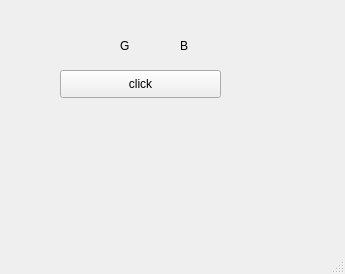
<?xml version="1.0" encoding="UTF-8"?>
<ui version="4.0">
 <class>MainWindow</class>
 <widget class="QMainWindow" name="MainWindow">
  <property name="geometry">
   <rect>
    <x>0</x>
    <y>0</y>
    <width>345</width>
    <height>274</height>
   </rect>
  </property>
  <property name="windowTitle">
   <string>MainWindow</string>
  </property>
  <widget class="QWidget" name="centralwidget">
   <widget class="QLabel" name="lblr">
    <property name="geometry">
     <rect>
      <x>63</x>
      <y>30</y>
      <width>51</width>
      <height>31</height>
     </rect>
    </property>
    <property name="text">
     <string/>
    </property>
    <property name="pixmap">
     <pixmap>../day16/0.png</pixmap>
    </property>
   </widget>
   <widget class="QPushButton" name="pb">
    <property name="geometry">
     <rect>
      <x>60</x>
      <y>70</y>
      <width>161</width>
      <height>28</height>
     </rect>
    </property>
    <property name="text">
     <string>click</string>
    </property>
   </widget>
   <widget class="QLabel" name="lblg">
    <property name="geometry">
     <rect>
      <x>120</x>
      <y>30</y>
      <width>51</width>
      <height>31</height>
     </rect>
    </property>
    <property name="text">
     <string>G</string>
    </property>
   </widget>
   <widget class="QLabel" name="lblb">
    <property name="geometry">
     <rect>
      <x>180</x>
      <y>30</y>
      <width>51</width>
      <height>31</height>
     </rect>
    </property>
    <property name="text">
     <string>B</string>
    </property>
   </widget>
  </widget>
  <widget class="QMenuBar" name="menubar">
   <property name="geometry">
    <rect>
     <x>0</x>
     <y>0</y>
     <width>345</width>
     <height>26</height>
    </rect>
   </property>
  </widget>
  <widget class="QStatusBar" name="statusbar"/>
 </widget>
 <resources/>
 <connections/>
</ui>
